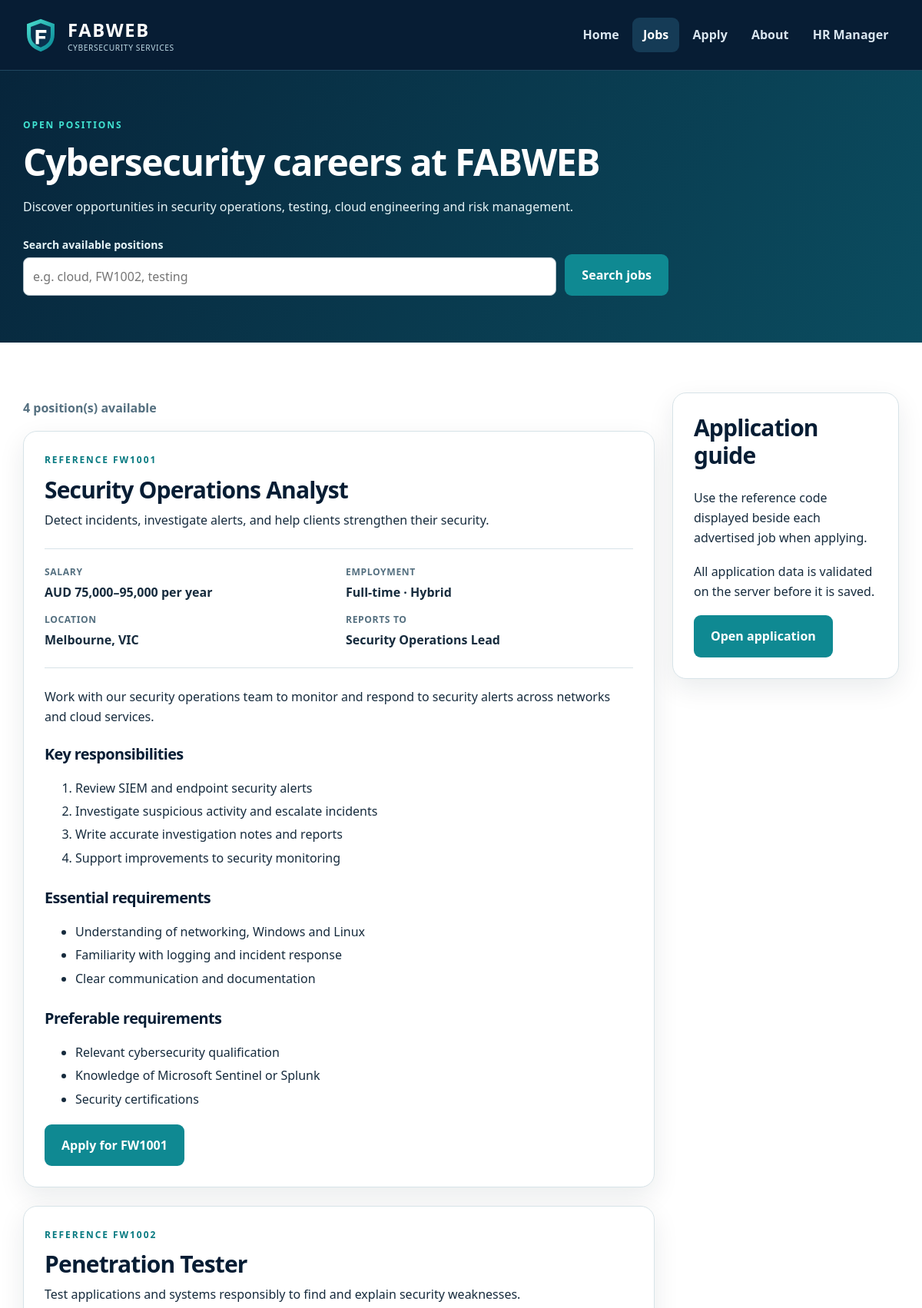
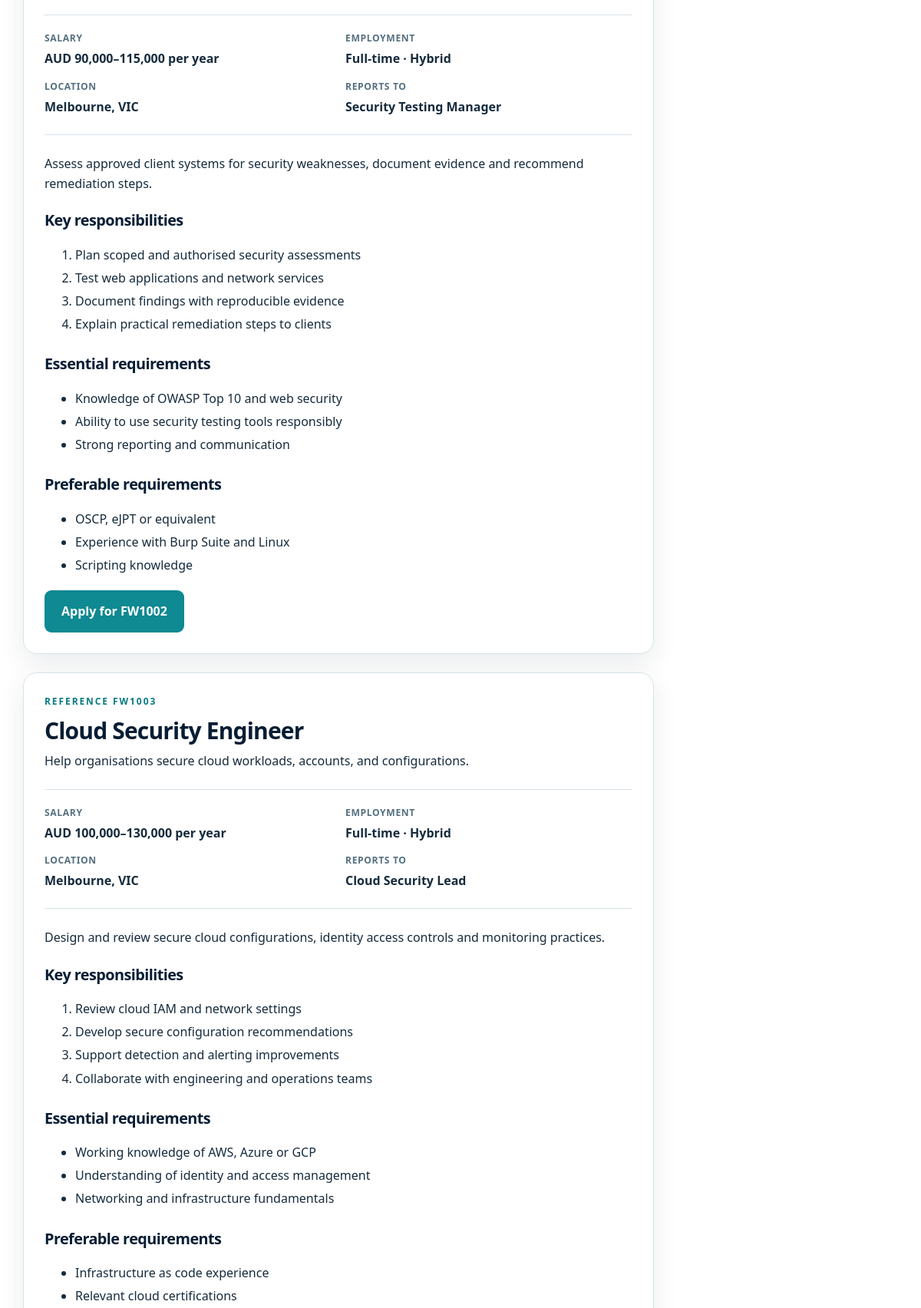
/jobs.php (upper part), run on the app's committed database (2 pictures, top to bottom).
### tables this page shows
CREATE TABLE IF NOT EXISTS `jobs` (
  `job_ref` VARCHAR(6) NOT NULL PRIMARY KEY,
  `title` VARCHAR(120) NOT NULL,
  `summary` VARCHAR(500) NOT NULL,
  `salary` VARCHAR(120) NOT NULL,
  `employment_type` VARCHAR(80) NOT NULL,
  `location` VARCHAR(120) NOT NULL,
  `reports_to` VARCHAR(100) NOT NULL,
  `description` TEXT NOT NULL,
  `responsibilities` TEXT NOT NULL,
  `essential` TEXT NOT NULL,
  `preferable` TEXT NOT NULL,
  `is_open` TINYINT(1) NOT NULL DEFAULT 1
);

### includes/db.inc (called while the page is built, shortened)
<?php
require_once __DIR__ . '/../settings.php';
require_once __DIR__ . '/functions.inc';
function db(): mysqli
{
    global $host, $user, $pwd, $sql_db;
    try {
        $connection = new mysqli($host, $user, $pwd, $sql_db);
        $connection->set_charset('utf8mb4');
        return $connection;
    } catch (mysqli_sql_exception $e) {
        error_log('FABWEB database error: ' . $e->getMessage());
        http_response_code(503);
        exit('Database unavailable. Import fabweb_db.sql using phpMyAdmin and check settings.php.');
    }
}

### jobs.php (the view, shortened to what this page needs)
<?php
require_once __DIR__ . '/includes/db.inc';
$search = clean($_GET['search'] ?? '', 80);
if ($search !== '') {
  $like = '%' . $search . '%';
  $stmt = db()->prepare('SELECT * FROM jobs WHERE is_open = 1 AND (job_ref LIKE ? OR title LIKE ? OR summary LIKE ? OR description LIKE ? OR responsibilities LIKE ?) ORDER BY job_ref');
  $stmt->bind_param('sssss', $like, $like, $like, $like, $like);
  $stmt->execute();
  $jobs = $stmt->get_result()->fetch_all(MYSQLI_ASSOC);
  $stmt->close();
} else {
  $jobs = db()->query('SELECT * FROM jobs WHERE is_open = 1 ORDER BY job_ref')->fetch_all(MYSQLI_ASSOC);
}
require __DIR__ . '/includes/header.inc';
?>
<main id="main-content">
  <section class="page-banner">
    <div class="container">
      <p class="eyebrow">Open positions</p>
      <h1>Cybersecurity careers at FABWEB</h1>
      <p>Discover opportunities in security operations, testing, cloud engineering and risk management.</p>
      <form class="search-form" method="get" action="jobs.php" role="search">
        <div><label for="search">Search available positions</label><input id="search" name="search" type="search" placeholder="e.g. cloud, FW1002, testing" value="<?= h($search) ?>"></div>
        <button class="button" type="submit">Search jobs</button><?php if ($search !== ''): ?><a class="text-link" href="jobs.php">Clear</a><?php endif; ?>
      </form>
    </div>
  </section>
  <section class="section">
    <div class="container job-layout">
      <div>
        <p class="result-count"><?= count($jobs) ?> position(s)<?= $search !== '' ? ' matching “' . h($search) . '”' : ' available' ?></p>
        <?php foreach ($jobs as $job): ?>
          <article class="card job-card" id="<?= h(strtolower($job['job_ref'])) ?>">
            <p class="eyebrow dark">Reference <?= h($job['job_ref']) ?></p>
            <h2><?= h($job['title']) ?></h2>
            <p><?= h($job['summary']) ?></p>
            <dl class="job-meta">
              <div>
                <dt>Salary</dt>
                <dd><?= h($job['salary']) ?></dd>
              </div>
              <div>
                <dt>Employment</dt>
                <dd><?= h($job['employment_type']) ?></dd>
              </div>
              <div>
                <dt>Location</dt>
                <dd><?= h($job['location']) ?></dd>
              </div>
              <div>
                <dt>Reports to</dt>
                <dd><?= h($job['reports_to']) ?></dd>
              </div>
            </dl>
            <p><?= h($job['description']) ?></p>
            <h3>Key responsibilities</h3><?php display_pipe_list($job['responsibilities'], 'ol'); ?>
            <h3>Essential requirements</h3><?php display_pipe_list($job['essential']); ?>
            <h3>Preferable requirements</h3><?php display_pipe_list($job['preferable']); ?>
            <a class="button" href="apply.php?job_ref=<?= rawurlencode($job['job_ref']) ?>">Apply for <?= h($job['job_ref']) ?></a>
          </article>
        <?php endforeach; ?>
      </div>
      <aside class="card aside">
        <h2>Application guide</h2>
        <p>Use the reference code displayed beside each advertised job when applying.</p>
        <p>All application data is validated on the server before it is saved.</p><a class="button" href="apply.php">Open application</a>
      </aside>
    </div>
  </section>
</main>
<?php require __DIR__ . '/includes/footer.inc'; ?>

### includes/functions.inc (shortened to what this page needs)
<?php
function h(?string $value): string
{
    return htmlspecialchars((string) $value, ENT_QUOTES | ENT_SUBSTITUTE, 'UTF-8');
}
function clean($value, int $maxLength = 1000): string
{
    $value = trim(stripslashes($value));
    $value = strip_tags($value);
    $value = preg_replace('/[\x00-\x08\x0B\x0C\x0E-\x1F\x7F]/u', '', $value) ?? '';
    return function_exists('mb_substr')
        ? mb_substr($value, 0, $maxLength, 'UTF-8')
        : substr($value, 0, $maxLength);
}
function display_pipe_list(?string $items, string $listType = 'ul'): void
{
    $tag = $listType === 'ol' ? 'ol' : 'ul';
    echo '<' . $tag . '>';
    foreach (explode('|', (string) $items) as $item) {
        $item = trim($item);
        if ($item !== '') {
            echo '<li>' . h($item) . '</li>';
        }
    }
    echo '</' . $tag . '>';
}

### styles/styles.css (style rules this page uses)
:root { --ink: #162b3d; --muted: #557080; --blue: #062f4d; --deep: #071d34; --teal: #0f8992; --sky: #40e2d1; --surface: #fff; --soft: #f1f7f8; --line: #d7e3e8; --red: #b33236; --radius: 18px; --shadow: 0 12px 34px rgba(7, 29, 52, .085) }
* { box-sizing: border-box }
html { scroll-behavior: auto }
body { margin: 0; color: var(--ink); background: #fff; font: 16px/1.64 system-ui, -apple-system, "Segoe UI", Arial, sans-serif }
a { color: #067582 }
h1, h2, h3, h4 { font-family: system-ui, -apple-system, "Segoe UI", Arial, sans-serif; line-height: 1.18; letter-spacing: -.028em; margin-top: 0; color: var(--deep) }
h1 { font-size: clamp(2.3rem, 4.5vw, 4.2rem) }
h2 { font-size: clamp(1.7rem, 2.5vw, 2.3rem) }
h3 { font-size: 1.24rem }
p { margin: .4rem 0 1.1rem }
.container { width: min(1140px, calc(100% - 40px)); margin-inline: auto }
.eyebrow { font-size: .75rem; font-weight: 850; letter-spacing: .16em; text-transform: uppercase; color: var(--sky); margin: 0 0 .65rem }
.eyebrow.dark { color: #087a81 }
.button, button.button { appearance: none; display: inline-block; border: 2px solid transparent; cursor: pointer; background: var(--teal); color: white; text-decoration: none; padding: 12px 20px; font: inherit; font-weight: 750; border-radius: 9px; transition: background .15s ease, transform .15s ease; white-space: normal; text-align: center }
.section { padding: 65px 0 }
.card { background: white; border: 1px solid var(--line); border-radius: var(--radius); padding: 27px; box-shadow: var(--shadow); min-width: 0 }
.page-banner { background: linear-gradient(120deg, #07253b, #0b4d60); color: #e5f4f7; padding: 61px 0 }
.page-banner h1 { font-size: clamp(2.15rem, 4vw, 3.15rem); color: white; margin: .35rem 0 1rem }
.page-banner p { max-width: 750px }
.job-layout { display: grid; grid-template-columns: minmax(0, 1fr) 295px; gap: 23px; align-items: start }
.job-card { margin-bottom: 24px }
.job-card h2 { margin-bottom: .55rem }
.job-card h3 { margin-top: 23px }
.job-card li { padding-bottom: 4px }
.job-meta { display: grid; grid-template-columns: 1fr 1fr; gap: 10px 18px; padding: 20px 0; border-block: 1px solid var(--line); margin: 24px 0 }
.job-meta dt { font-size: .76rem; text-transform: uppercase; color: var(--muted); letter-spacing: .05em; font-weight: 800 }
.job-meta dd { margin: 3px 0; color: var(--ink); font-weight: 600 }
.aside { position: sticky; top: 16px }
.result-count { font-weight: 700; color: var(--muted) }
.search-form { display: flex; flex-wrap: wrap; align-items: end; gap: 11px; margin-top: 25px; max-width: 840px }
.search-form>div { flex: 1; min-width: 250px }
.search-form label { display: block; font-size: .88rem; font-weight: 700; margin-bottom: 5px }
.search-form input { width: 100% }
.field input, .field select, .field textarea, .search-form input { width: 100%; min-width: 0; padding: 11px 12px; font: inherit; border-radius: 8px; border: 1px solid #aebec7; background: white; color: var(--ink) }

### data on the page
jobs: job_ref "FW1001", title "Security Operations Analyst", summary "Detect incidents, investigate alerts, and help clients strengthen their security.", salary "AUD 75,000–95,000 per year", employment_type "Full-time · Hybrid", location "Melbourne, VIC", reports_to "Security Operations Lead", description "Work with our security operations team to monitor and respond to security alerts across networks and cloud services.", responsibilities "Review SIEM and endpoint security alerts", responsibilities "Investigate suspicious activity and escalate incidents", responsibilities "Write accurate investigation notes and reports", responsibilities "Support improvements to security monitoring", essential "Understanding of networking, Windows and Linux", essential "Familiarity with logging and incident response", essential "Clear communication and documentation", preferable "Relevant cybersecurity qualification", preferable "Knowledge of Microsoft Sentinel or Splunk", preferable "Security certifications"
jobs: job_ref "FW1002", title "Penetration Tester", summary "Test applications and systems responsibly to find and explain security weaknesses.", salary "AUD 90,000–115,000 per year", employment_type "Full-time · Hybrid", location "Melbourne, VIC", reports_to "Security Testing Manager", description "Assess approved client systems for security weaknesses, document evidence and recommend remediation steps.", responsibilities "Plan scoped and authorised security assessments", responsibilities "Test web applications and network services", responsibilities "Document findings with reproducible evidence", responsibilities "Explain practical remediation steps to clients", essential "Knowledge of OWASP Top 10 and web security", essential "Ability to use security testing tools responsibly", essential "Strong reporting and communication", preferable "OSCP, eJPT or equivalent", preferable "Experience with Burp Suite and Linux", preferable "Scripting knowledge"
jobs: job_ref "FW1003", title "Cloud Security Engineer", summary "Help organisations secure cloud workloads, accounts, and configurations.", salary "AUD 100,000–130,000 per year", employment_type "Full-time · Hybrid", location "Melbourne, VIC", reports_to "Cloud Security Lead", description "Design and review secure cloud configurations, identity access controls and monitoring practices.", responsibilities "Review cloud IAM and network settings", responsibilities "Develop secure configuration recommendations", responsibilities "Support detection and alerting improvements", responsibilities "Collaborate with engineering and operations teams", essential "Working knowledge of AWS, Azure or GCP", essential "Understanding of identity and access management", essential "Networking and infrastructure fundamentals", preferable "Infrastructure as code experience", preferable "Relevant cloud certifications"

### other printed values
$label "Home"
$label "Jobs"
$label "Apply"
$label "About"
$label "HR Manager"
count($jobs) "4"
